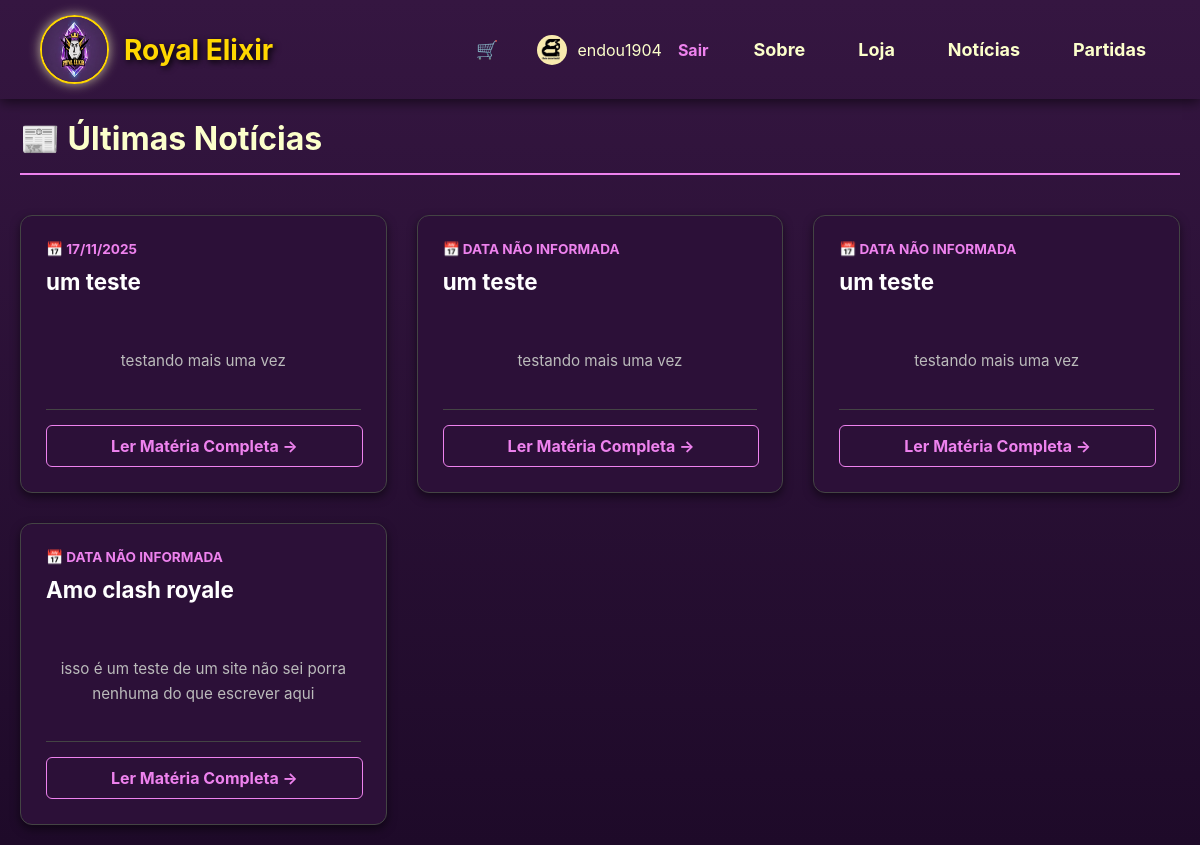
/noticias/ (signed in), run on an earlier commit of the app's database.
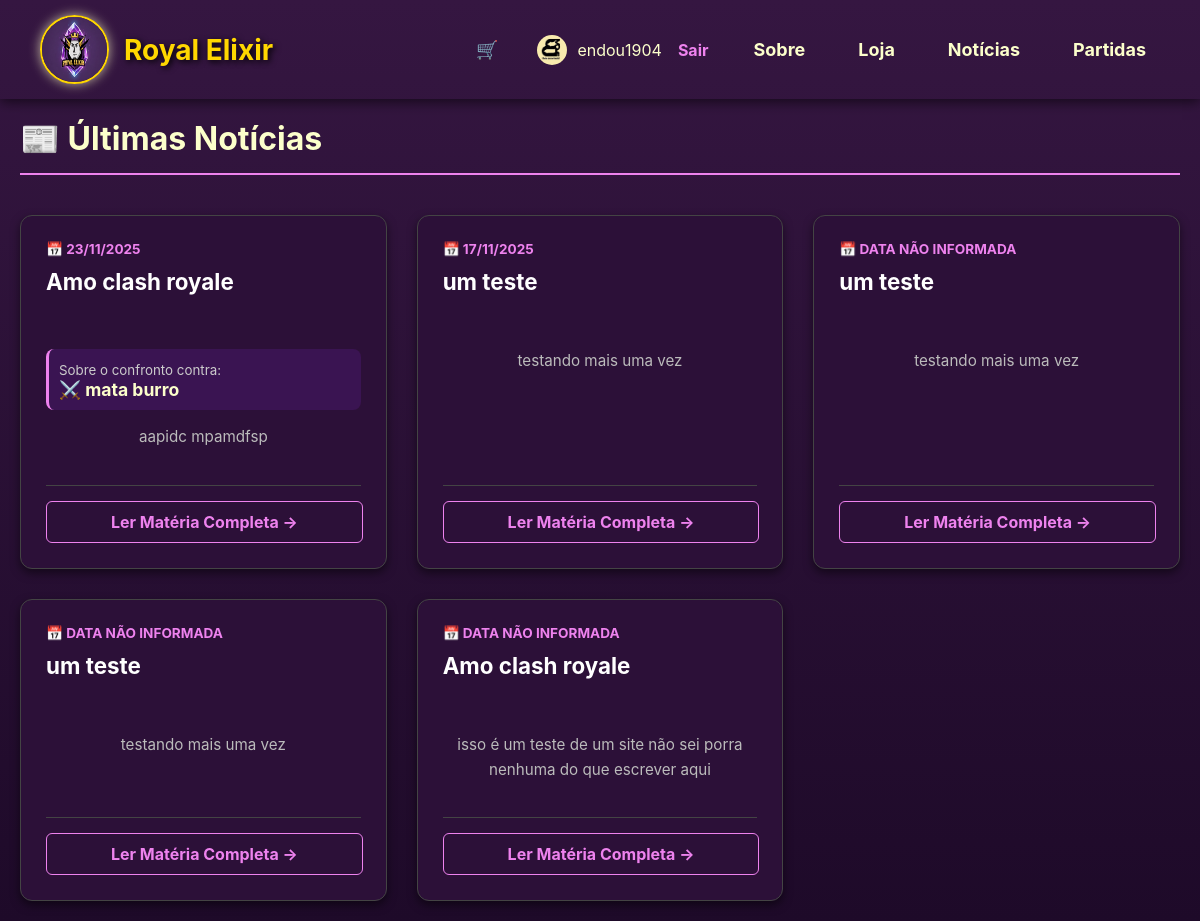
And on a later commit of the database.
### Clash/models.py (models this page shows)
class tbNoticia(models.Model):
    Titulo = models.CharField(max_length=100)
    TextoHTML = models.TextField()
    Partida = models.ForeignKey(
        tbPartida,
        on_delete=models.CASCADE,
        null=True,
        blank=True,
    )

class tbEdita(models.Model):
    Data_Edicao = models.DateField(auto_now_add=True)
    tbUser = models.ForeignKey(tbUser, on_delete=models.CASCADE)
    tbNoticia = models.ForeignKey('tbNoticia', on_delete=models.CASCADE)

class tbPartida(models.Model):
    Data_Prevista = models.DateTimeField()
    Time_Adversario = models.CharField(max_length = 100)
    Modalidade = models.CharField(max_length = 50)

### Clash/views/noticia.py (the view)
# urls.py: path('noticias/', views.NoticiaListView.as_view(), name='noticia_list'),
class NoticiaListView(ListView):
    model = tbNoticia
    template_name = 'Clash/noticia_list.html'
    context_object_name = 'noticias'
    ordering = ['-id']

### Clash/templates/Clash/noticia_list.html (shortened to what this page needs)
{% extends 'Clash/base.html' %}
{% load static %}
{% block content %}
<div class="container" style="max-width: 1200px; margin: 0 auto; padding: 20px;">
    <div style="display: flex; justify-content: space-between; align-items: center; margin-bottom: 40px; border-bottom: 2px solid violet; padding-bottom: 15px;">
        <h1 style="color: rgb(252, 255, 203); margin: 0; font-size: 2rem;">📰 Últimas Notícias</h1>
    </div>
    <div class="news-grid">
        {% for noticia in noticias %}
            <div class="news-card-item">
                <div class="card-content">
                    <div style="font-size: 0.85rem; color: violet; font-weight: bold; text-transform: uppercase; margin-bottom: 10px;">
                        {%if noticia.tbedita_set.first %}
                        📅 {{ noticia.tbedita_set.first.Data_Edicao|date:"d/m/Y"|default:"Recente" }}
                        {% else %}
                        📅 data não informada
                        {% endif %}
                    </div>
                    <h3 style="color: white; margin-top: 0; font-size: 1.4rem; line-height: 1.3; min-height: 60px;">
                        {{ noticia.Titulo }}
                    </h3>
                    {% if noticia.Partida %}
                        <div class="match-highlight">
                            <small style="color: #ccc;">Sobre o confronto contra:</small><br>
                            <strong style="color: rgb(252, 255, 203); font-size: 1.1rem;">⚔️ {{ noticia.Partida.Time_Adversario }}</strong>
                        </div>
                    {% endif %}
                    <p style="color: #bbb; font-size: 0.95rem; line-height: 1.6; margin-top: 15px;">
                        {{ noticia.TextoHTML|striptags|truncatewords:25 }}
                    </p>
                </div>
                <div class="card-footer">
                    <a href="{% url 'noticia_detail' noticia.pk %}" class="btn-read-more">
                        Ler Matéria Completa →
                    </a>
                </div>
            </div>
        {% empty %}
            <div style="width: 100%; text-align: center; padding: 50px; grid-column: 1 / -1;">
                <p style="color: #ccc; font-size: 1.5rem;">Nenhuma notícia publicada ainda.</p>
                <img src="{% static 'imgs/no-image.png' %}" style="opacity: 0.3; width: 100px;">
            </div>
        {% endfor %}
    </div>
</div>
{% endblock %}

What changed in the data, as far as the page shows it:
added tbNoticia: tbedita_set.first.Data_Edicao "23/11/2025", Titulo "Amo clash royale", Partida.Time_Adversario "mata burro", TextoHTML "aapidc mpamdfsp"
